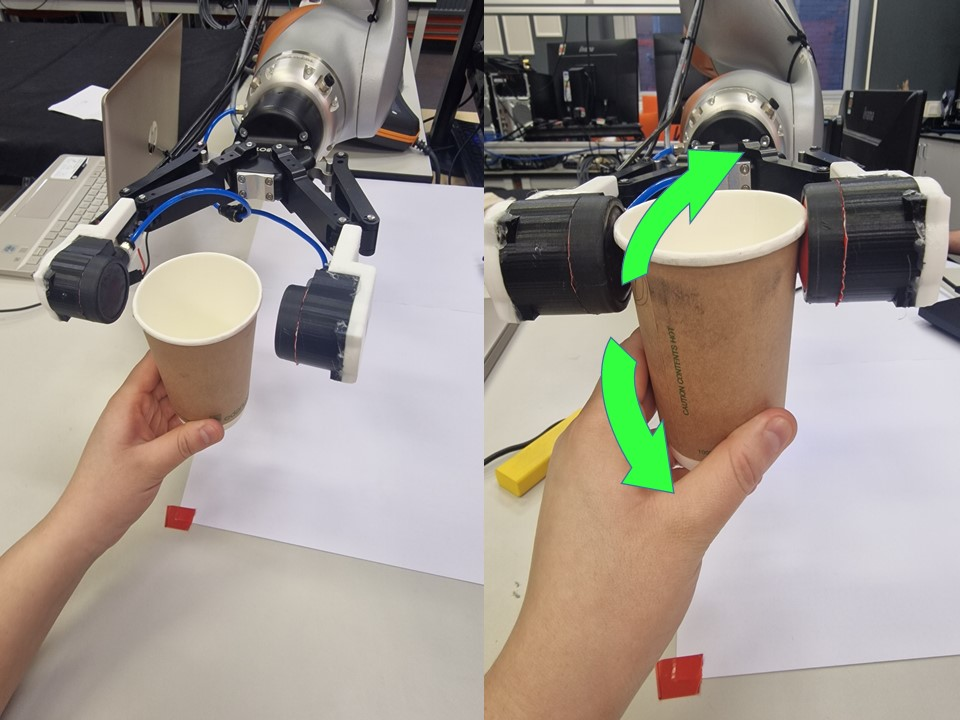
#> input picture imgs/instruction/Cup.jpg, 960 x 720 px, given in place of the camera
$ python camera_colour_calibration.py
#> lines starting #> are read from the running program, lines starting #| are printed output that depends on the picture; after the words box and inside, x2 and y2 are one past the last pixel; in counts of white or black regions, pixels touching at a corner belong together


# -*- coding: utf-8 -*-
"""
Created on Wed Mar 22 10:39:49 2023

@author: Francisco
"""

import cv2
import sys
import numpy as np
import pyrealsense2 as rs


def nothing(x):
    pass

#image = cv2.imread('1.jpg')

# Create a window
cv2.namedWindow('image')

# create trackbars for color change
cv2.createTrackbar('HMin','image',0,179,nothing) # Hue is from 0-179 for Opencv
#> slider 'HMin' is set to 35
cv2.createTrackbar('SMin','image',0,255,nothing)
#> slider 'SMin' is set to 51
cv2.createTrackbar('VMin','image',0,255,nothing)
#> slider 'VMin' is set to 51
cv2.createTrackbar('HMax','image',0,179,nothing)
#> slider 'HMax' is set to 179
cv2.createTrackbar('SMax','image',0,255,nothing)
#> slider 'SMax' is set to 255
cv2.createTrackbar('VMax','image',0,255,nothing)
#> slider 'VMax' is set to 255

# Set default value for MAX HSV trackbars.
cv2.setTrackbarPos('HMax', 'image', 179)
cv2.setTrackbarPos('SMax', 'image', 255)
cv2.setTrackbarPos('VMax', 'image', 255)

# Initialize to check if HSV min/max value changes
hMin = sMin = vMin = hMax = sMax = vMax = 0
phMin = psMin = pvMin = phMax = psMax = pvMax = 0

#output = image
wait_time = 33


found_rgb = False

x, y, w, h = 85, 140, 300, 320
x, y, w, h = 0, 0, 300, 320
cap = cv2.VideoCapture(0)
time=0
if not cap.isOpened():
    rospy.logerr("Cannot open camera")
    exit()
ret, color_image = cap.read()
#> color_image is the input picture: shape (720, 960, 3); mean B, G, R 136.1, 144.2, 151.7
color_image_rgb=np.asanyarray(color_image)[x:x+w, y:y+h]
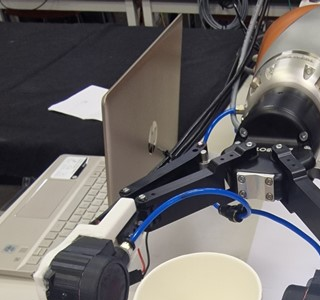
#> color_image_rgb: shape (300, 320, 3); mean B, G, R 102.5, 103.4, 107.2
color_image= cv2.bitwise_not(color_image_rgb)
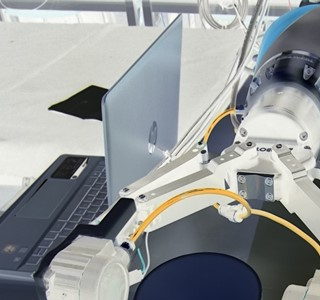
#> color_image: shape (300, 320, 3); mean B, G, R 152.5, 151.6, 147.8

try:
    while True:

        # Wait for a coherent pair of frames: depth and color

        #color_image = np.asanyarray(color_frame.get_data())[x:x+w, y:y+h]

        hsv = cv2.cvtColor(color_image, cv2.COLOR_BGR2HSV)
#> hsv: shape (300, 320, 3); mean H, S, V 69.5, 34, 158
        lower = np.array([0,0,122])
        upper = np.array([179,255,255])
        mask = cv2.inRange(hsv, lower, upper)
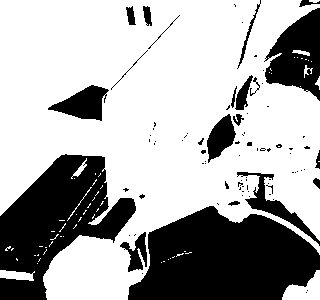
#> mask: shape (300, 320); 67.4% white; 85 black regions (64 under 20 px), largest, box (x1, y1, x2, y2) and area: (128, 206, 320, 300) 12990, (0, 154, 136, 300) 10264, (264, 8, 320, 101) 3107
        color_image = cv2.bitwise_and(color_image, color_image, mask = mask)
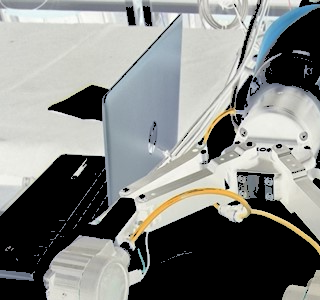
#> color_image: shape (300, 320, 3); mean B, G, R 128.7, 131.2, 129.1

        # Apply colormap on depth image (image must be converted to 8-bit per pixel first)
        #depth_colormap = cv2.applyColorMap(cv2.convertScaleAbs(depth_image, alpha=0.03), cv2.COLORMAP_JET)

       # depth_colormap_dim = depth_colormap.shape
        #color_colormap_dim = color_image.shape


        # get current positions of all trackbars
        hMin = cv2.getTrackbarPos('HMin','image')
        sMin = cv2.getTrackbarPos('SMin','image')
        vMin = cv2.getTrackbarPos('VMin','image')

        hMax = cv2.getTrackbarPos('HMax','image')
        sMax = cv2.getTrackbarPos('SMax','image')
        vMax = cv2.getTrackbarPos('VMax','image')

        # Set minimum and max HSV values to display
        lower = np.array([hMin, sMin, vMin])
        upper = np.array([hMax, sMax, vMax])

        # Create HSV Image and threshold into a range.
        hsv = cv2.cvtColor(color_image, cv2.COLOR_BGR2HSV)
#> hsv: shape (300, 320, 3); mean H, S, V 37.1, 12.6, 133.9
        mask = cv2.inRange(hsv, lower, upper)
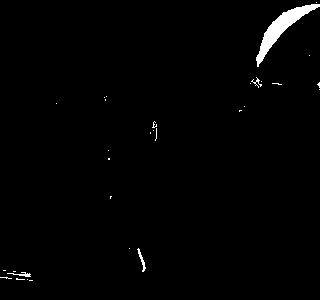
#> mask: shape (300, 320); 1.3% white; 31 white regions (27 under 20 px), largest, box (x1, y1, x2, y2) and area: (256, 4, 320, 67) 949, (137, 248, 146, 272) 62, (7, 272, 31, 277) 50, (251, 77, 262, 88) 33
        output = cv2.bitwise_and(color_image,color_image, mask= mask)

        # Print if there is a change in HSV value
        if( (phMin != hMin) | (psMin != sMin) | (pvMin != vMin) | (phMax != hMax) | (psMax != sMax) | (pvMax != vMax) ):
            print("(hMin = %d , sMin = %d, vMin = %d), (hMax = %d , sMax = %d, vMax = %d)" % (hMin , sMin , vMin, hMax, sMax , vMax))
            phMin = hMin
            psMin = sMin
            pvMin = vMin
            phMax = hMax
            psMax = sMax
            pvMax = vMax

        # Display output image
        #output=color_image
        cv2.imshow('image',output)

        # Wait longer to prevent freeze for videos.
        if cv2.waitKey(wait_time) & 0xFF == ord('q'):
#> (key q is pressed here)
            break
    cv2.destroyAllWindows()

        # [11 lines of commented-out code are left out]

finally:

    # Stop streaming
    cv2.destroyAllWindows()
    #pipeline.stop()

$ run again, on imgs/instruction/Dough.jpg
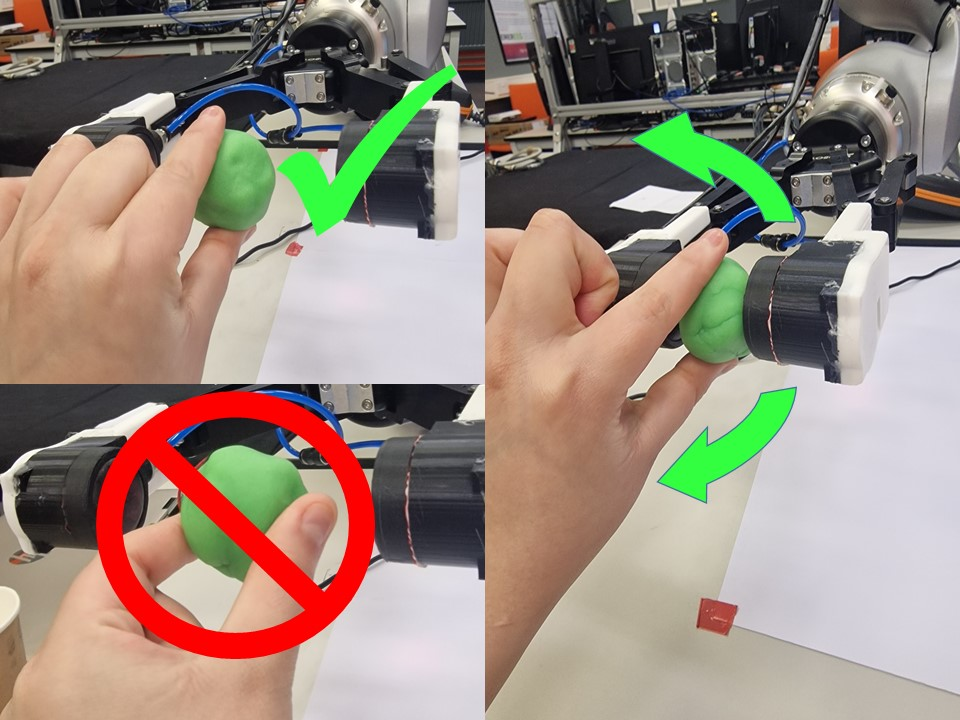
#> input picture imgs/instruction/Dough.jpg, 960 x 720 px, given in place of the camera
#> color_image is the input picture: shape (720, 960, 3); mean B, G, R 125.7, 138.5, 153.9
#> `mask = cv2.inRange(hsv, lower, upper)`:
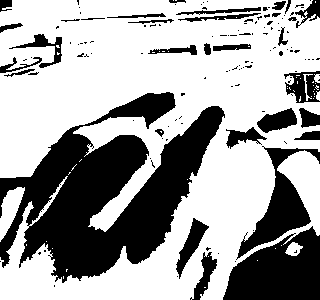
#> mask: shape (300, 320); 64.2% white; 135 black regions (103 under 20 px), largest, box (x1, y1, x2, y2) and area: (0, 92, 225, 283) 20232, (223, 226, 320, 300) 4845, (236, 146, 320, 260) 2839
#> `output = cv2.bitwise_and(color_image,color_image, mask= mask)`:
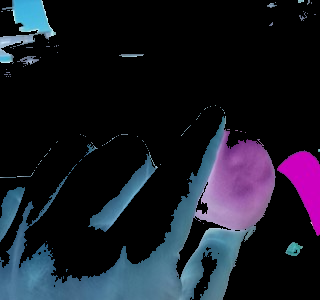
#> output: shape (300, 320, 3); mean B, G, R 38, 26.6, 24.7

$ run again, on imgs/instruction/Fabrics.jpg
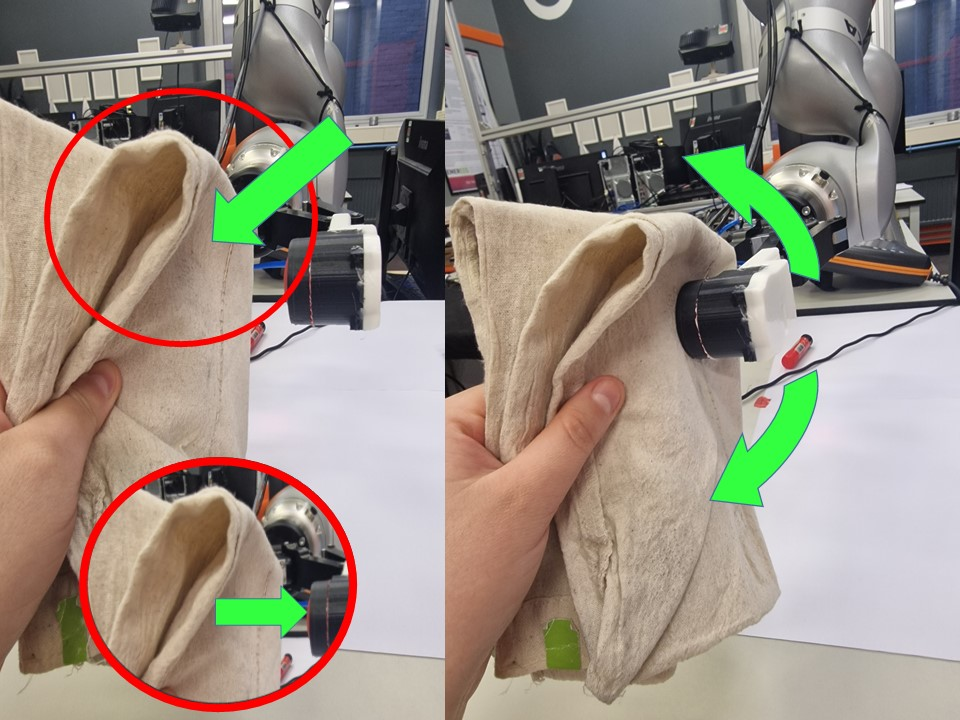
#> input picture imgs/instruction/Fabrics.jpg, 960 x 720 px, given in place of the camera
#> color_image is the input picture: shape (720, 960, 3); mean B, G, R 127.9, 140, 149.4
#> `mask = cv2.inRange(hsv, lower, upper)`:
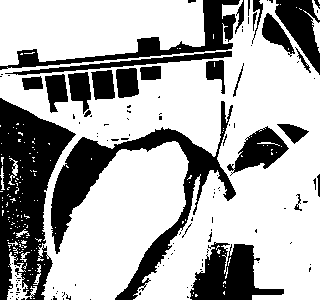
#> mask: shape (300, 320); 67.9% white; 124 black regions (97 under 20 px), largest, box (x1, y1, x2, y2) and area: (0, 98, 76, 300) 8390, (51, 101, 236, 300) 7168, (190, 242, 284, 300) 2985
#> `output = cv2.bitwise_and(color_image,color_image, mask= mask)`:
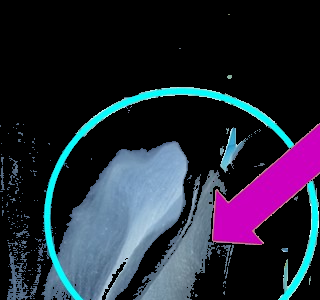
#> output: shape (300, 320, 3); mean B, G, R 55, 39.8, 36.4
